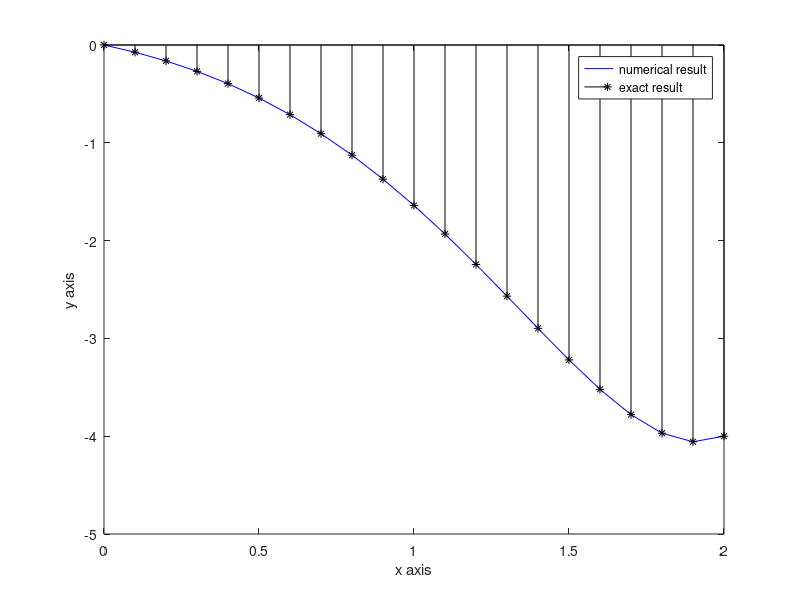

Source code (MATLAB):
    % Use the linear shooting algorithm to approximate the solution to the
    % boundary value problem and compare the result to the actual solution.
    %
    % y'' = 2*y' - y + x*exp(x) - x,   0 <= x <= 2,
    % y(0) = 0,  y(2) = -4,  with h = 0.1
    %
    % Actual solution:
    % y(x) = (1/6)*x^3*exp(x) - (5/3)*x*exp(x) + 2*exp(x) - x - 2

    function linear2
    clc
    clf
    clear all
    a=0;
    b=2;
    alpha=0;
    beta=-4;
    h=0.1;
    n=(b-a)/h;
    x=linspace(a,b,n+1);
    u(1)=alpha;
    u1(1)=0;
    v(1)=0;
    v1(1)=1;
    for i=1:n
        k1=h*f(x(i),u(i),u1(i));
        k2=h*f(x(i)+h/2,u(i)+u1(i)*h/2+h*k1/8,u1(i)+k1/2);
        k3=h*f(x(i)+h/2,u(i)+u1(i)*h/2+h*k1/8,u1(i)+k2/2);
        k4=h*f(x(i)+h,u(i)+u1(i)*h+h*k3/2,u1(i)+k3);
        u(i+1)=u(i)+h*(u1(i)+(k1+k2+k3)/6);
        u1(i+1)=u1(i)+(k1+2*k2+2*k3+k4)/6;
        p1=h*g(x(i),v(i),v1(i));
        p2=h*g(x(i)+h/2,v(i)+v1(i)*h/2+h*p1/8,v1(i)+p1/2);
        p3=h*g(x(i)+h/2,v(i)+v1(i)*h/2+h*p1/8,v1(i)+p2/2);
        p4=h*g(x(i)+h,v(i)+v1(i)*h+h*p3/2,v1(i)+p3);
        v(i+1)=v(i)+h*(v1(i)+(p1+p2+p3)/6);
        v1(i+1)=v1(i)+(p1+2*p2+2*p3+p4)/6;
    end
    y=u+((beta-u(n+1))/v(n+1))*v;
    plot(x,y,'-b')
    hold on
    ey=(1/6)*x.^3.*exp(x)-(5/3)*x.*exp(x)+2*exp(x)-x-2;
    stem(x,ey,'*k')
    hold off
    legend('numerical result','exact result')
    xlabel('x axis');
    ylabel('y axis');
    fprintf(' x approximate exact error \n');
    for i=1:n+1
        fprintf(' %11.5f %11.5f %11.5f %11.5f \n',x(i),y(i),ey(i),abs(ey(i)-y(i)));
    end
    function u2=f(x,u,u1)
    u2=2*u1-u+x*exp(x)-x;
    function v2=g(x,v,v1)
    v2=2*v1-v;
